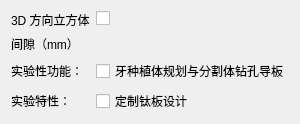
    <widget class="ctkCollapsibleButton" name="CollapsibleButton_3" native="true">
     <property name="text" stdset="0">
      <string>Settings</string>
     </property>
     <property name="collapsed" stdset="0">
      <bool>false</bool>
     </property>
     <layout class="QVBoxLayout" name="verticalLayout_4">
      <item>
       <layout class="QFormLayout" name="formLayout_4">
        <property name="topMargin">
         <number>0</number>
        </property>
        <item row="0" column="0">
         <widget class="QLabel" name="label_35">
          <property name="text">
           <string>3D 方向立方体</string>
          </property>
         </widget>
        </item>
        <item row="0" column="1">
         <widget class="QCheckBox" name="orientation3DCubeCheckBox">
          <property name="text">
           <string/>
          </property>
         </widget>
        </item>
        <item row="2" column="0">
         <widget class="QLabel" name="label_15">
          <property name="toolTip">
           <string>&lt;!DOCTYPE HTML PUBLIC &quot;-//W3C//DTD HTML 4.0//EN&quot; &quot;http://www.w3.org/TR/REC-html40/strict.dtd&quot;&gt;
&lt;html&gt;&lt;head&gt;&lt;meta name=&quot;qrichtext&quot; content=&quot;1&quot; /&gt;&lt;style type=&quot;text/css&quot;&gt;
p, li { white-space: pre-wrap; }
&lt;/style&gt;&lt;/head&gt;&lt;body style=&quot; font-family:'Sans Serif'; font-size:9pt; font-weight:400; font-style:normal;&quot;&gt;
&lt;p style=&quot; margin-top:0px; margin-bottom:0px; margin-left:0px; margin-right:0px; -qt-block-indent:0; text-indent:0px;&quot;&gt;This value sets an additional amount that will increase hole and slit sizes to avoid misfitting of the tools (e.g. saws, drills)&lt;/p&gt;&lt;/body&gt;&lt;/html&gt;</string>
          </property>
          <property name="text">
           <string>间隙（mm）</string>
          </property>
         </widget>
        </item>
        <item row="2" column="1">
         <widget class="ctkDoubleSpinBox" name="clearanceFitPrintingToleranceSpinBox" native="true">
          <property name="toolTip">
           <string>&lt;!DOCTYPE HTML PUBLIC &quot;-//W3C//DTD HTML 4.0//EN&quot; &quot;http://www.w3.org/TR/REC-html40/strict.dtd&quot;&gt;
&lt;html&gt;&lt;head&gt;&lt;meta name=&quot;qrichtext&quot; content=&quot;1&quot; /&gt;&lt;style type=&quot;text/css&quot;&gt;
p, li { white-space: pre-wrap; }
&lt;/style&gt;&lt;/head&gt;&lt;body style=&quot; font-family:'Sans Serif'; font-size:9pt; font-weight:400; font-style:normal;&quot;&gt;
&lt;p style=&quot; margin-top:0px; margin-bottom:0px; margin-left:0px; margin-right:0px; -qt-block-indent:0; text-indent:0px;&quot;&gt;This value sets an additional amount that will increase hole and slit sizes to avoid misfitting of the tools (e.g. saws, drills)&lt;/p&gt;&lt;/body&gt;&lt;/html&gt;</string>
          </property>
          <property name="maximum" stdset="0">
           <double>1.000000000000000</double>
          </property>
          <property name="singleStep" stdset="0">
           <double>0.010000000000000</double>
          </property>
          <property name="value" stdset="0">
           <double>0.250000000000000</double>
          </property>
         </widget>
        </item>
        <item row="4" column="0">
         <widget class="QLabel" name="label_43">
          <property name="text">
           <string>实验性功能：</string>
          </property>
         </widget>
        </item>
        <item row="4" column="1">
         <widget class="QCheckBox" name="dentalImplantsPlanningAndFibulaDrillGuidesCheckBox">
          <property name="text">
           <string>牙种植体规划与分割体钻孔导板</string>
          </property>
         </widget>
        </item>
        <item row="5" column="0">
         <widget class="QLabel" name="label_44">
          <property name="text">
           <string>实验特性：</string>
          </property>
         </widget>
        </item>
        <item row="5" column="1">
         <widget class="QCheckBox" name="customTitaniumPlateDesingCheckBox">
          <property name="text">
           <string>定制钛板设计</string>
          </property>
         </widget>
        </item>
       </layout>
      </item>
     </layout>
    </widget>
